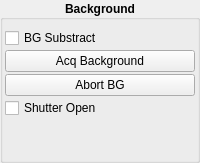
       <widget class="QGroupBox" name="groupBox">
        <property name="sizePolicy">
         <sizepolicy hsizetype="Preferred" vsizetype="Preferred">
          <horstretch>0</horstretch>
          <verstretch>0</verstretch>
         </sizepolicy>
        </property>
        <property name="font">
         <font>
          <weight>75</weight>
          <bold>true</bold>
          <kerning>true</kerning>
         </font>
        </property>
        <property name="styleSheet">
         <string notr="true">QGroupBox#groupBox{border:1px solid black; border-radius:10px; margin-top:0.5em}
QGroupBox#groupBox::title{subcontrol-origin: margin; subcontrol-position: top center}</string>
        </property>
        <property name="title">
         <string>Background</string>
        </property>
        <property name="alignment">
         <set>Qt::AlignCenter</set>
        </property>
        <layout class="QGridLayout" name="gridLayout_4">
         <property name="leftMargin">
          <number>2</number>
         </property>
         <property name="topMargin">
          <number>8</number>
         </property>
         <property name="rightMargin">
          <number>2</number>
         </property>
         <property name="bottomMargin">
          <number>2</number>
         </property>
         <property name="spacing">
          <number>2</number>
         </property>
         <item row="4" column="0">
          <spacer name="verticalSpacer">
           <property name="orientation">
            <enum>Qt::Vertical</enum>
           </property>
           <property name="sizeHint" stdset="0">
            <size>
             <width>20</width>
             <height>40</height>
            </size>
           </property>
          </spacer>
         </item>
         <item row="0" column="0">
          <widget class="QCheckBox" name="andor_ccd_bgsub_checkBox">
           <property name="font">
            <font>
             <weight>50</weight>
             <bold>false</bold>
             <kerning>true</kerning>
            </font>
           </property>
           <property name="text">
            <string>BG Substract</string>
           </property>
          </widget>
         </item>
         <item row="2" column="0">
          <widget class="QPushButton" name="andor_ccd_abort_bg_pushButton">
           <property name="font">
            <font>
             <weight>50</weight>
             <bold>false</bold>
             <kerning>true</kerning>
            </font>
           </property>
           <property name="text">
            <string>Abort BG</string>
           </property>
          </widget>
         </item>
         <item row="1" column="0">
          <widget class="QPushButton" name="andor_ccd_acq_bg_pushButton">
           <property name="font">
            <font>
             <weight>50</weight>
             <bold>false</bold>
             <kerning>true</kerning>
            </font>
           </property>
           <property name="text">
            <string>Acq Background</string>
           </property>
          </widget>
         </item>
         <item row="3" column="0">
          <widget class="QCheckBox" name="andor_ccd_shutter_open_checkBox">
           <property name="font">
            <font>
             <weight>50</weight>
             <bold>false</bold>
             <kerning>true</kerning>
            </font>
           </property>
           <property name="text">
            <string>Shutter Open</string>
           </property>
           <property name="tristate">
            <bool>false</bool>
           </property>
          </widget>
         </item>
        </layout>
       </widget>
